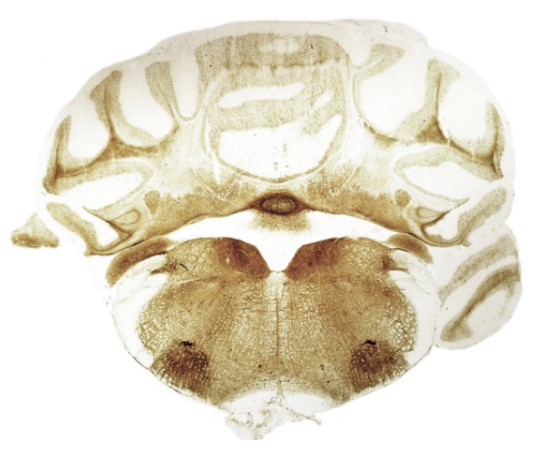
%> input picture ratstain.jpg, 550 x 466 px
$ octave comps_main.m   (GNU Octave 9; MATLAB toolbox functions it lacks are replaced by stand-ins)
%> lines starting %> are read from the running program, lines starting %| are printed output that depends on the picture
%% Main Script
% Author: Hunter Woo Leong


%% Read & resize images

% AChEs Acetylcholinesterase histochemistry
stain = imread('ratstain.jpg');
%> stain is the input picture: size 466x550x3 uint8; mean R, G, B 229.3, 222.5, 205.4
%imshow(stain);

% Nissl stain
purple = imread('purple_stain.png');
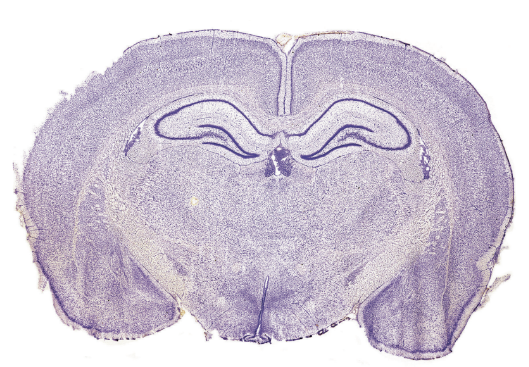
%> input picture purple_stain.png, 529 x 367 px
%> purple is the input picture: size 367x529x3 uint8; mean R, G, B 211.7, 203.6, 216.7
%imshow(purple);

% Atlas
ratlas = imread("ratlas.jpg");
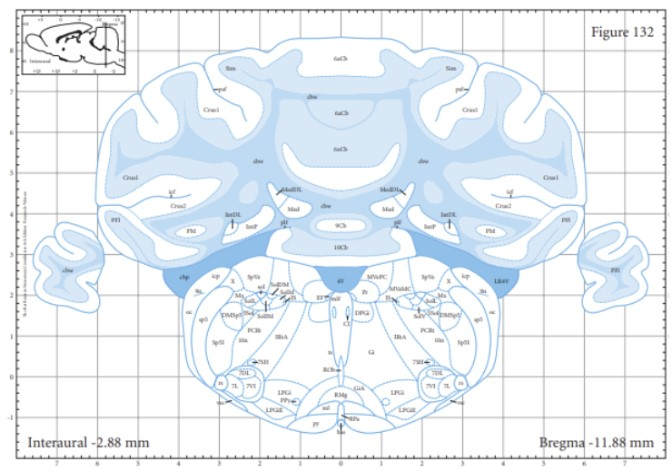
%> input picture ratlas.jpg, 672 x 469 px
%> ratlas is the input picture: size 469x672x3 uint8; mean R, G, B 233.5, 239.7, 245
ratlas = imresize(ratlas, size(rgb2gray(stain)));
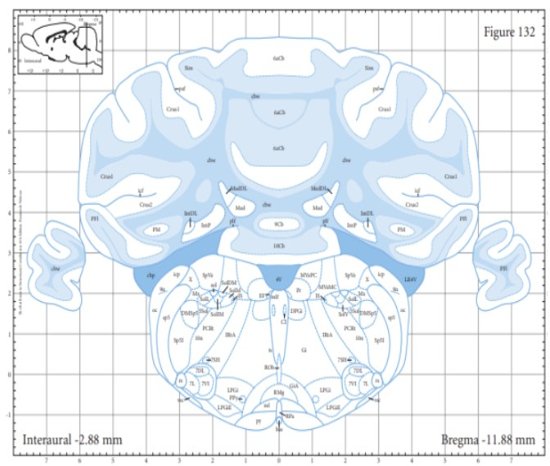
%> ratlas: size 466x550x3 uint8; mean R, G, B 233.4, 239.7, 244.9
%imshow(ratlas);

%% Cropping original image
% Focusing on specific parts of the stain & atlas

% Interactive image cropping tool
% 1. Click and drag cursor over you choice of stain section
% 2. Right click and select 'Crop Image' to save the cropped
%    image, dimensions, and coordinates where cropped
%> (the run ends here)
